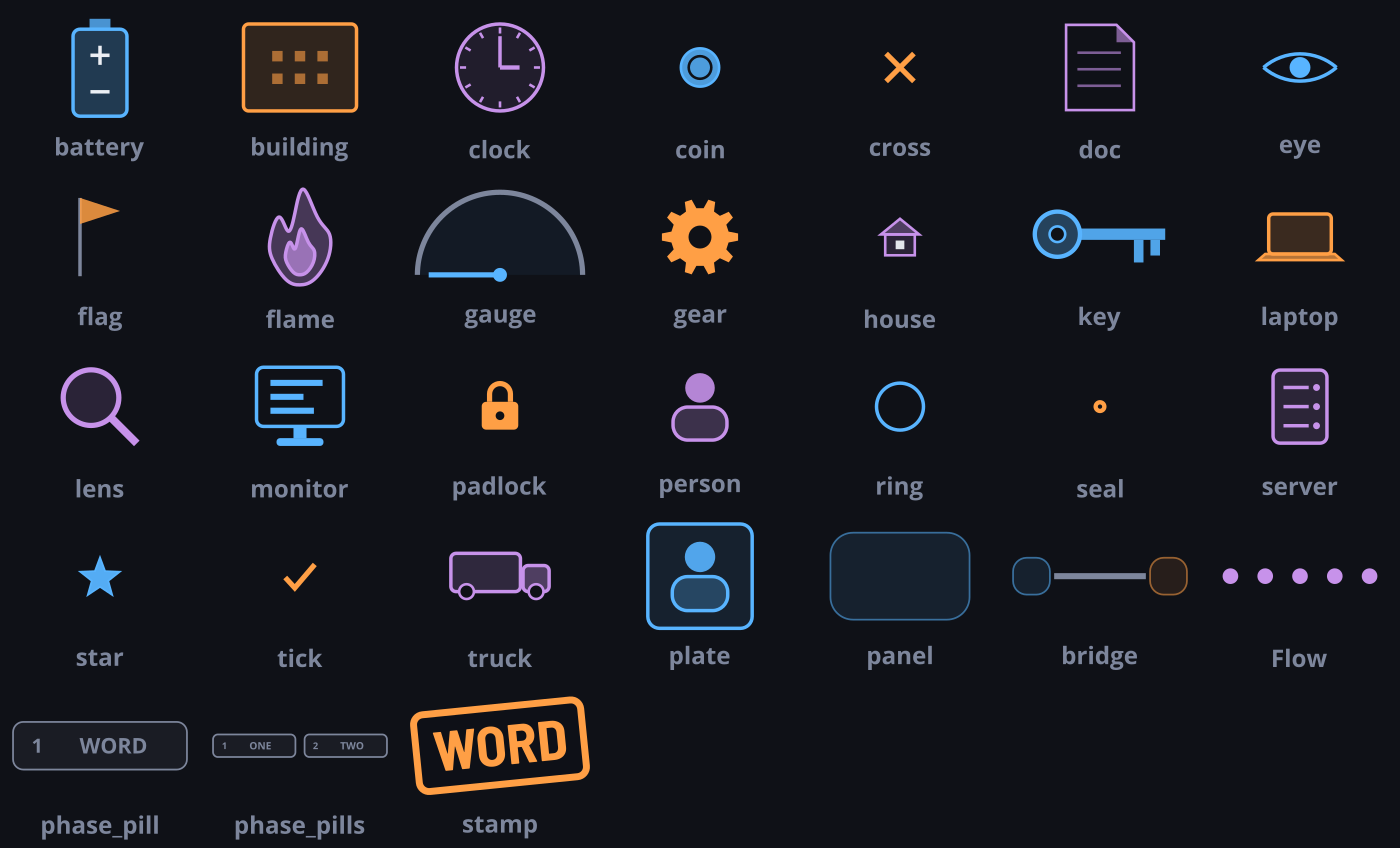

This figure's Python source:
"""Draws every drawn part into gallery.png and pins their shapes in frozen.json.

    vid uv run python -m resources.gallery          redraw gallery.png
    vid uv run python -m resources.gallery --pin    also rewrite frozen.json

Pinning a changed shape needs the creator's approval: a part's look is part of the house style,
and a re-render of a finished video would pick up the change. tests/test_resources.py fails while
a shape differs from its pin. A part with words pins its structure only, since fonts differ between
machines.
"""

from __future__ import annotations

import json
import sys
import tempfile
from pathlib import Path

from manim import BOLD, RIGHT, Scene, VGroup, tempconfig

from kit.parts import text
from kit.style import A_COLOR, B_COLOR, BG, LINK_COLOR, MUTED

from . import icons
from .parts import Flow, bridge, panel, phase_pill, phase_pills, stamp

HERE = Path(__file__).parent
GALLERY = HERE / "gallery.png"
FROZEN = HERE / "frozen.json"
COLUMNS = 7
TILE = (2.3, 1.95)
ROOM = (2.0, 1.2)  # the largest width and height of a part in its tile


def _plate():
    return icons.plate(icons.person(A_COLOR), A_COLOR)


def _bridge():
    start, end = panel(0.7, 0.7, A_COLOR), panel(0.7, 0.7, B_COLOR).shift(2.6 * RIGHT)
    return VGroup(start, bridge(start, end, color=MUTED), end)


def _flow():
    return Flow([-1, 0, 0], [1, 0, 0], spacing=0.4, phase=0.1).stop()


def catalogue() -> dict[str, tuple]:
    """Every drawn part: name -> (builder, has words). The gallery and the pins both use it."""
    colors = (A_COLOR, B_COLOR, LINK_COLOR)
    parts = {name: ((lambda f=getattr(icons, name), c=colors[i % 3]: f(c)), False)
             for i, name in enumerate(n for n in icons.__all__ if n != "plate")}
    parts["plate"] = (_plate, False)
    parts["panel"] = (lambda: panel(1.6, 1.0, A_COLOR), False)
    parts["bridge"] = (_bridge, False)
    parts["Flow"] = (_flow, False)
    parts["phase_pill"] = (lambda: phase_pill(1, "WORD"), True)
    parts["phase_pills"] = (lambda: phase_pills(("ONE", "TWO")), True)
    parts["stamp"] = (lambda: stamp("WORD", B_COLOR, tilt=0.1), True)
    return parts


def measure(mob, has_words: bool) -> dict:
    """What a pin holds. Family counts are stable; sizes only without words, as fonts differ."""
    pin = {"parts": len(mob.submobjects), "family": len(mob.get_family())}
    if not has_words:
        pin |= {"width": round(mob.width, 3), "height": round(mob.height, 3), "points": len(mob.get_all_points())}
    return pin


def pins() -> dict:
    return {name: measure(build(), words) for name, (build, words) in catalogue().items()}


class Sheet(Scene):
    def construct(self):
        names = catalogue()
        rows = -(-len(names) // COLUMNS)
        for i, (name, (build, _)) in enumerate(names.items()):
            x = (i % COLUMNS + 0.5 - COLUMNS / 2) * TILE[0]
            y = (rows / 2 - i // COLUMNS - 0.5) * TILE[1]
            part = build()
            part.scale(min(1.0, ROOM[0] / part.width, ROOM[1] / part.height)).move_to([x, y + 0.2, 0])
            self.add(part, text(name, 20, MUTED, BOLD).move_to([x, y - 0.74, 0]))


def draw() -> Path:
    rows = -(-len(catalogue()) // COLUMNS)
    width, height = COLUMNS * TILE[0], rows * TILE[1]
    settings = {
        "pixel_width": 1400, "pixel_height": round(1400 * height / width), "frame_width": width, "frame_height": height,
        "background_color": BG, "save_last_frame": True, "write_to_movie": False, "disable_caching": True,
        "verbosity": "ERROR", "progress_bar": "none",
    }
    with tempfile.TemporaryDirectory() as scratch, tempconfig({**settings, "media_dir": scratch}):
        sheet = Sheet()
        sheet.render()
        sheet.renderer.camera.get_image().convert("RGB").save(GALLERY, optimize=True)
    return GALLERY


if __name__ == "__main__":
    print(draw())
    if "--pin" in sys.argv[1:]:
        FROZEN.write_text(json.dumps(pins(), indent=1, sort_keys=True) + "\n", encoding="utf-8")
        print(FROZEN)
